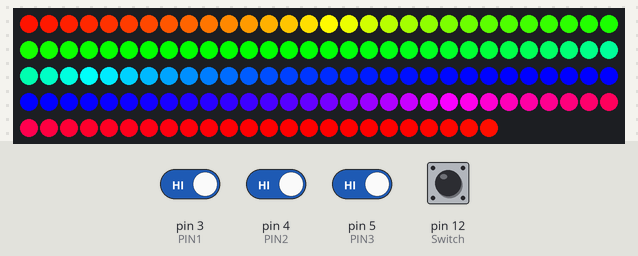
Simulated run of this sketch. Board: Arduino Uno, built with avr-gcc and run on an emulated ATmega328P. Shown: 144 RGB LEDs in strip order, left to right, continuing on the next row. Inputs (shaded band) come from the test bench; at power-on: pin 3 (PIN1), pin 4 (PIN2), pin 5 (PIN3), pin 12 (Switch) HIGH.

Above: at 1.14 s.
1.3 s: pin 3 (PIN1) driven LOW
At 2.5 s:
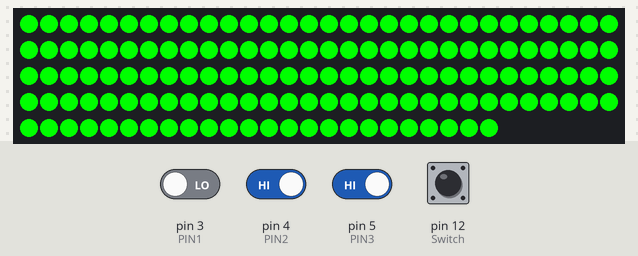
4.3 s: pin 5 (PIN3) driven LOW
At 4.6 s:
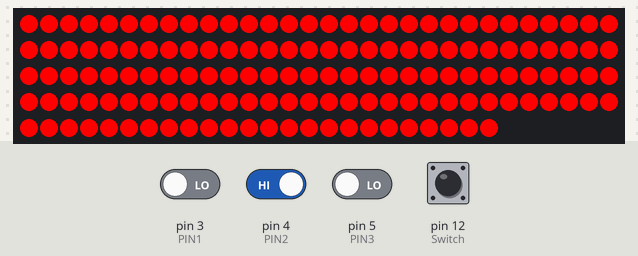
7.3 s: pin 3 (PIN1) driven HIGH
At 8.0 s:
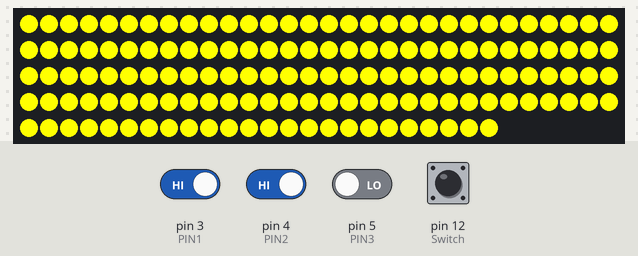
10.3 s: pin 4 (PIN2) driven LOW
At 12.5 s:
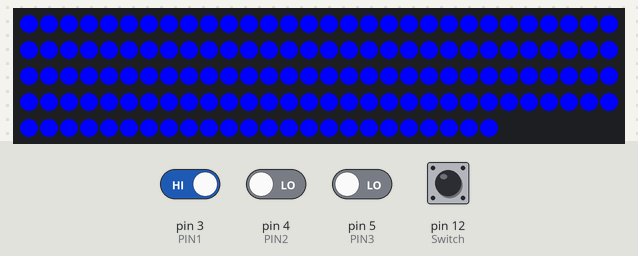
13.3 s: pin 5 (PIN3) driven HIGH
At 14.4 s:
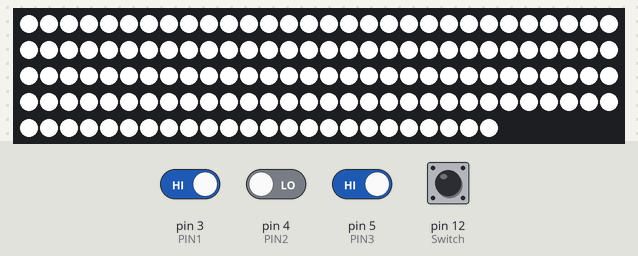
16.3 s: pin 4 (PIN2) driven HIGH
Timing chart, 0 to 19.3 s (numbered marks = the images above; inputs shaded):
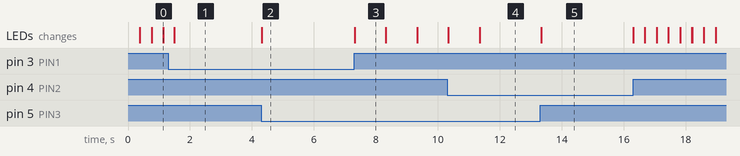

Measured:
- after the input at 1.3 s, the LEDs: change after 0.19 s (image 1)
- after the input at 4.3 s, the LEDs: change at once (image 2)
- after the input at 7.3 s, the LEDs: change at once (image 3)
- after the input at 10.3 s, the LEDs: first differ from a run without the input after 1.1 s (image 4)
- after the input at 13.3 s, the LEDs: change at once (image 5)
- what the display in image 3 shows lasts 1.0 s, from 7.3 s to 8.3 s

The sketch:

RITAI.ino
```cpp
#include <Adafruit_NeoPixel.h>

#define LED_COUNT 144
#define PIN 2
#define PIN1 3
#define PIN2 4
#define PIN3 5
#define Switch 12

Adafruit_NeoPixel pixels(LED_COUNT, PIN, NEO_GRB + NEO_KHZ800);

int step_num = 0;
int delta = 1;

void setup() {
  pixels.begin();
  pinMode(PIN1, INPUT);
  pinMode(PIN2, INPUT);
  pinMode(PIN3, INPUT);
  pinMode(Switch, INPUT_PULLUP);
}

void loop() {
  pixels.clear();
  pixels.show();
  int SW = digitalRead(Switch);
  int PIN_A = digitalRead(PIN1);
  int PIN_B = digitalRead(PIN2);
  int PIN_C = digitalRead(PIN3);

  if(SW = 1){
    if((PIN_A == 0) && (PIN_B == 0) && (PIN_C == 0)){

      //0b000
      for(int i=0; i<pixels.numPixels(); i++) {
        pixels.setPixelColor(i,pixels.Color(255,0,0));
      }
      pixels.show();
      delay(1000);
      pixels.clear();
      pixels.show();
      delay(1000);

    }else if((PIN_A == 0) && (PIN_B == 0) && (PIN_C == 1)){

      //0b001
      for(int i=0; i<pixels.numPixels(); i++) {
        pixels.setPixelColor(i,pixels.Color(0,255,0));
      }
      pixels.show();
      delay(1000);
      pixels.clear();
      pixels.show();
      delay(1000);

    }else if((PIN_A == 0) && (PIN_B == 1) && (PIN_C == 0)){

      //0b010
      for(int i=0; i<pixels.numPixels(); i++) {
        pixels.setPixelColor(i,pixels.Color(255,0,0));
      }
      pixels.show();

    }else if((PIN_A == 0) && (PIN_B == 1) && (PIN_C == 1)){

      //0b011
      for(int i=0; i<pixels.numPixels(); i++) {
        pixels.setPixelColor(i,pixels.Color(0,255,0));
      }
      pixels.show();

    }else if((PIN_A == 1) && (PIN_B == 0) && (PIN_C == 0)){
      //0b100
      for(int i=0; i<pixels.numPixels(); i++) {
        pixels.setPixelColor(i,pixels.Color(0,0,255));
      }
      pixels.show();
    }else if((PIN_A == 1) && (PIN_B == 0) && (PIN_C == 1)){

      //0b101
      for(int i=0; i<pixels.numPixels(); i++) {
        pixels.setPixelColor(i,pixels.Color(255,255,255));
      }
      pixels.show();

    }else if((PIN_A == 1) && (PIN_B == 1) && (PIN_C == 0)){

      //0b110
      for(int i=0; i<pixels.numPixels(); i++) {
        pixels.setPixelColor(i,pixels.Color(255,255,0));
      }
      pixels.show();
      delay(1000);
      pixels.clear();
      pixels.show();
      delay(1000);

    }else if((PIN_A == 1) && (PIN_B == 1) && (PIN_C == 1)){

      //0b111
      for(int i=0; i<LED_COUNT; i++) {
        int pixelHue = step_num + (i * 65536L / LED_COUNT);
        pixels.setPixelColor(i, pixels.gamma32(pixels.ColorHSV(pixelHue)));
      }
      pixels.show();
      step_num += 800;
      if (step_num == 80000) {
        step_num = 0;
      }

    }

  }
}
```
